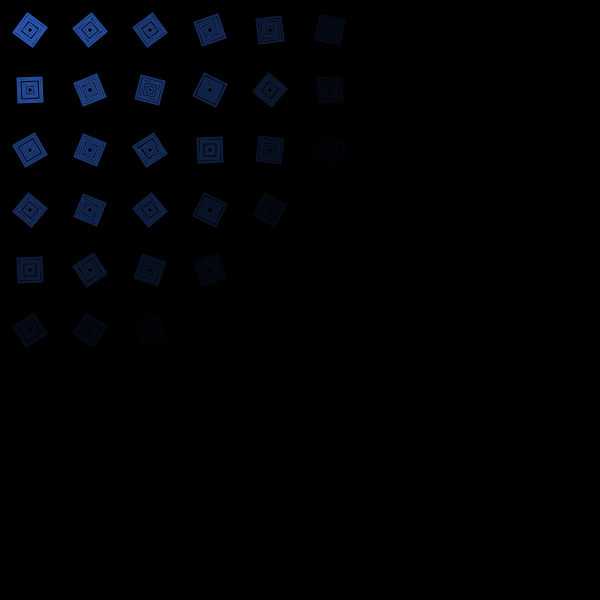
Frame 1 (no input)
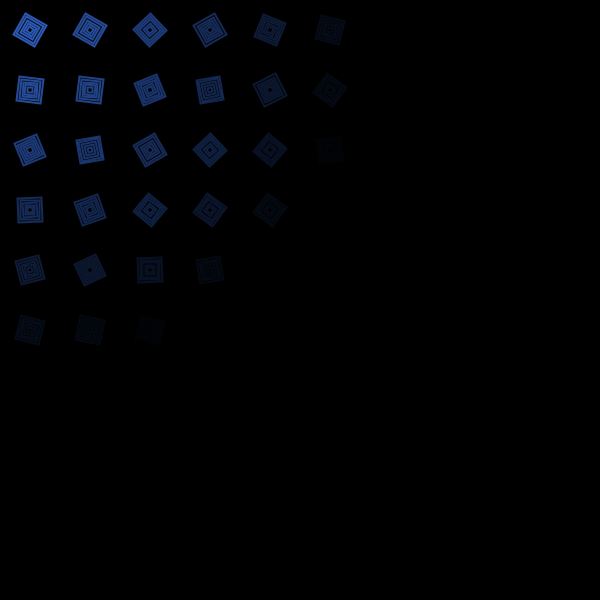
Frame 60 (the mouse pressed at the canvas centre just before this capture)
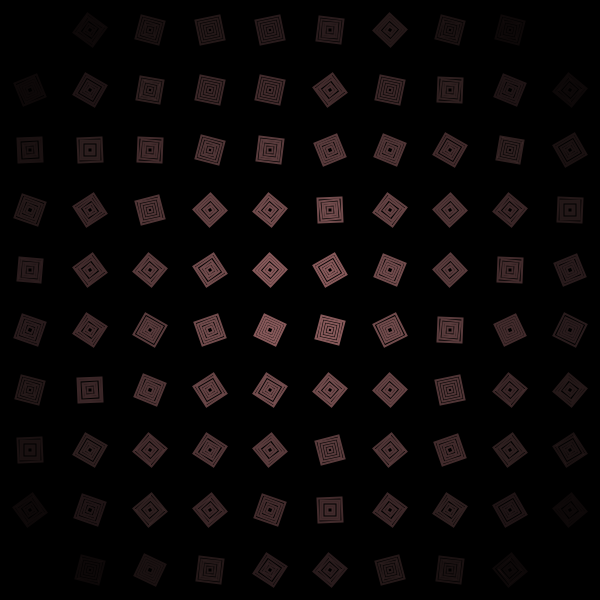
Frame 120 (the mouse held since frame 60 and released just before this capture)

The Processing sketch that drew these frames (run headless with seeded random() and noise(); from frame 60 on, the mouse is pressed at the canvas centre):

// Processing sketch: generativegridhover
// ── generativegridhover.pde
// Define grid size
int gridSize = 10; // Number of rows and columns
float tileSize; // Size of each tile

void setup() {
  size(600, 600); // Canvas size
  background(0); // Black background
  noFill();
  strokeWeight(2);
  tileSize = width / float(gridSize); // Calculate tile size dynamically
}

void draw() {
  background(0); // Refresh the background every frame

  // Loop through the grid
  for (int x = 0; x < width; x += tileSize) {
    for (int y = 0; y < height; y += tileSize) {
      
      // Calculate distance from mouse to the center of each tile
      float d = dist(mouseX, mouseY, x + tileSize / 2, y + tileSize / 2);
      
      // Map the distance to control opacity (closer = more visible)
      float opacity = map(d, 0, width / 2, 255, 50);
      
      // Use Perlin noise for smooth rotation variation over time
      float angle = noise(x * 0.01, y * 0.01, frameCount * 0.005) * TWO_PI;

      // Call function to draw the pattern at this grid position
      drawPattern(x + tileSize / 2, y + tileSize / 2, tileSize * 0.4, angle, opacity);
    }
  }
}

// Function to draw a rotating pattern (nested squares)
void drawPattern(float x, float y, float size, float angle, float opacity) {
  pushMatrix(); // Save the current transformation state
  translate(x, y); // Move to the center of the tile
  rotate(angle); // Apply rotation based on Perlin noise

  // Draw multiple nested squares
  for (int i = 0; i < 5; i++) { 
    float s = size * (1 - i * 0.2); // Reduce size for each nested square
    rectMode(CENTER); // Draw from the center
    
    // Dynamically change color based on mouse position
    float c = map(mouseX, 0, width, 50, 255); 
    stroke(c, 100, 255 - c, opacity); // Smooth color transition with opacity

    rect(0, 0, s, s); // Draw square
  }

  popMatrix(); // Restore previous transformation state
}
